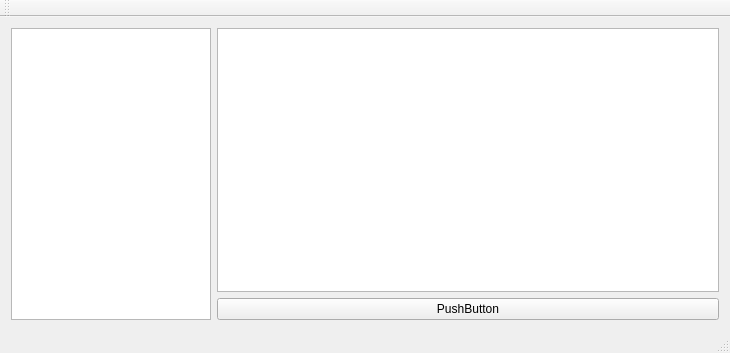
<?xml version="1.0" encoding="UTF-8"?>
<ui version="4.0">
 <class>MainWindow</class>
 <widget class="QMainWindow" name="MainWindow">
  <property name="geometry">
   <rect>
    <x>0</x>
    <y>0</y>
    <width>730</width>
    <height>353</height>
   </rect>
  </property>
  <property name="windowTitle">
   <string>MainWindow</string>
  </property>
  <widget class="QWidget" name="centralWidget">
   <layout class="QGridLayout" name="gridLayout_2">
    <item row="0" column="1">
     <widget class="QPlainTextEdit" name="inputField"/>
    </item>
    <item row="1" column="1">
     <widget class="QPushButton" name="checkButton">
      <property name="text">
       <string>PushButton</string>
      </property>
     </widget>
    </item>
    <item row="0" column="0" rowspan="2">
     <widget class="QTextBrowser" name="taskField">
      <property name="maximumSize">
       <size>
        <width>200</width>
        <height>16777215</height>
       </size>
      </property>
     </widget>
    </item>
   </layout>
  </widget>
  <widget class="QMenuBar" name="menuBar">
   <property name="geometry">
    <rect>
     <x>0</x>
     <y>0</y>
     <width>730</width>
     <height>19</height>
    </rect>
   </property>
  </widget>
  <widget class="QToolBar" name="mainToolBar">
   <attribute name="toolBarArea">
    <enum>TopToolBarArea</enum>
   </attribute>
   <attribute name="toolBarBreak">
    <bool>false</bool>
   </attribute>
  </widget>
  <widget class="QStatusBar" name="statusBar"/>
 </widget>
 <layoutdefault spacing="6" margin="11"/>
 <resources/>
 <connections/>
</ui>
